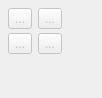
             <widget class="QWidget" name="piece_Page">
              <property name="geometry">
               <rect>
                <x>0</x>
                <y>0</y>
                <width>102</width>
                <height>98</height>
               </rect>
              </property>
              <property name="sizePolicy">
               <sizepolicy hsizetype="Preferred" vsizetype="Maximum">
                <horstretch>0</horstretch>
                <verstretch>0</verstretch>
               </sizepolicy>
              </property>
              <property name="toolTip">
               <string>Tools for adding pattern pieces.</string>
              </property>
              <attribute name="icon">
               <iconset>
                <normaloff>:/toolicon/32x32/patternpiece_toolbox.png</normaloff>:/toolicon/32x32/patternpiece_toolbox.png</iconset>
              </attribute>
              <attribute name="label">
               <string>Piece</string>
              </attribute>
              <attribute name="toolTip">
               <string>Add Details</string>
              </attribute>
              <layout class="QFormLayout" name="formLayout_14">
               <property name="verticalSpacing">
                <number>4</number>
               </property>
               <property name="leftMargin">
                <number>8</number>
               </property>
               <property name="topMargin">
                <number>8</number>
               </property>
               <property name="rightMargin">
                <number>8</number>
               </property>
               <property name="bottomMargin">
                <number>8</number>
               </property>
               <item row="0" column="0">
                <widget class="QToolButton" name="addPatternPiece_ToolButton">
                 <property name="enabled">
                  <bool>false</bool>
                 </property>
                 <property name="toolTip">
                  <string>Add New Pattern Piece (N, P)</string>
                 </property>
                 <property name="text">
                  <string notr="true">...</string>
                 </property>
                 <property name="icon">
                  <iconset>
                   <normaloff>:/toolicon/32x32/new_piece.png</normaloff>:/toolicon/32x32/new_piece.png</iconset>
                 </property>
                 <property name="iconSize">
                  <size>
                   <width>32</width>
                   <height>32</height>
                  </size>
                 </property>
                 <property name="checkable">
                  <bool>true</bool>
                 </property>
                </widget>
               </item>
               <item row="0" column="1">
                <widget class="QToolButton" name="anchorPoint_ToolButton">
                 <property name="enabled">
                  <bool>false</bool>
                 </property>
                 <property name="toolTip">
                  <string>Add Anchor Point (A, P)</string>
                 </property>
                 <property name="text">
                  <string notr="true">...</string>
                 </property>
                 <property name="icon">
                  <iconset resource="../../libs/vmisc/share/resources/icon.qrc">
                   <normaloff>:/icon/32x32/anchor_point.png</normaloff>:/icon/32x32/anchor_point.png</iconset>
                 </property>
                 <property name="iconSize">
                  <size>
                   <width>32</width>
                   <height>32</height>
                  </size>
                 </property>
                 <property name="checkable">
                  <bool>true</bool>
                 </property>
                </widget>
               </item>
               <item row="1" column="0">
                <widget class="QToolButton" name="insertNodes_ToolButton">
                 <property name="enabled">
                  <bool>false</bool>
                 </property>
                 <property name="toolTip">
                  <string>Insert Nodes (I, N)</string>
                 </property>
                 <property name="text">
                  <string notr="true">...</string>
                 </property>
                 <property name="icon">
                  <iconset>
                   <normaloff>:/toolicon/32x32/insert_nodes_icon.png</normaloff>:/toolicon/32x32/insert_nodes_icon.png</iconset>
                 </property>
                 <property name="iconSize">
                  <size>
                   <width>32</width>
                   <height>32</height>
                  </size>
                 </property>
                 <property name="checkable">
                  <bool>true</bool>
                 </property>
                </widget>
               </item>
               <item row="1" column="1">
                <widget class="QToolButton" name="internalPath_ToolButton">
                 <property name="enabled">
                  <bool>false</bool>
                 </property>
                 <property name="toolTip">
                  <string>Add Internal Path (I, P)</string>
                 </property>
                 <property name="text">
                  <string notr="true">...</string>
                 </property>
                 <property name="icon">
                  <iconset>
                   <normaloff>:/toolicon/32x32/path.png</normaloff>:/toolicon/32x32/path.png</iconset>
                 </property>
                 <property name="iconSize">
                  <size>
                   <width>32</width>
                   <height>32</height>
                  </size>
                 </property>
                 <property name="checkable">
                  <bool>true</bool>
                 </property>
                </widget>
               </item>
              </layout>
             </widget>
